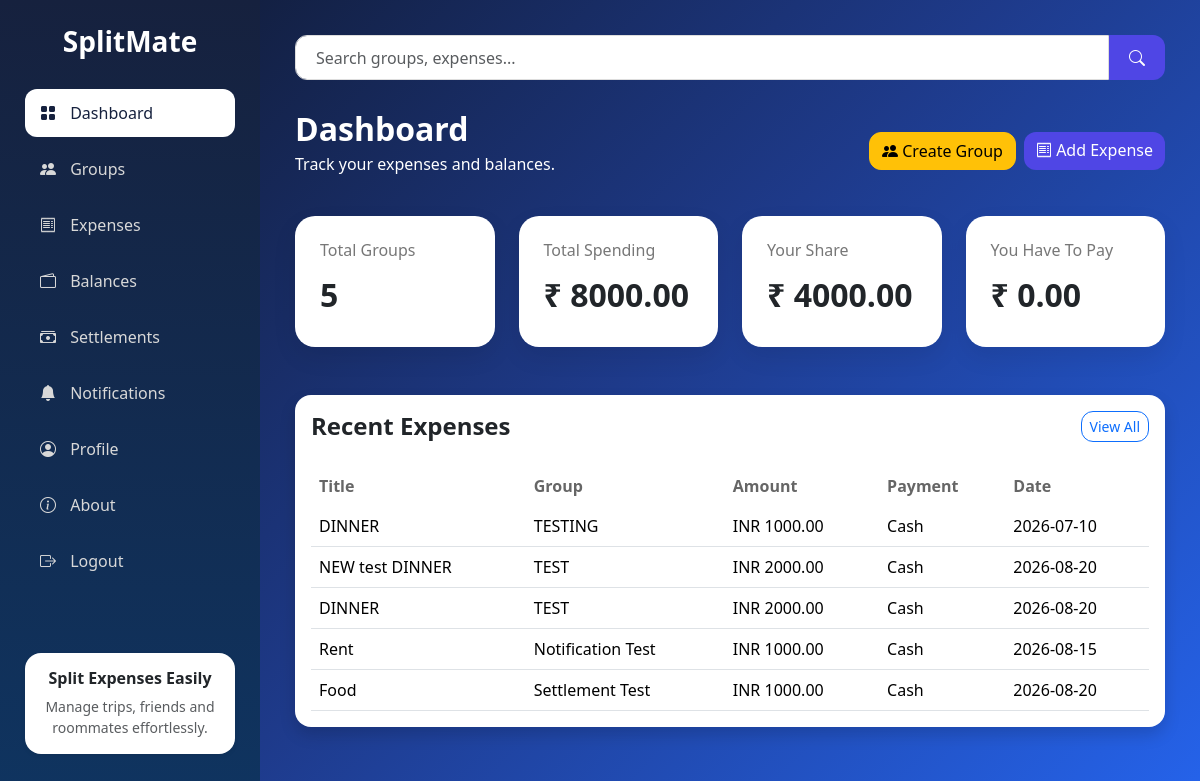
Page /dashboard (signed in) on the committed database.
### models.py (models this page shows, shortened)
class Expense(db.Model):
    __tablename__ = "expense"
    id = db.Column(db.Integer, primary_key=True)
    group_id = db.Column(db.Integer, db.ForeignKey("group.id"), nullable=False)
    title = db.Column(db.String(100), nullable=False)
    description = db.Column(db.Text)
    amount = db.Column(db.Float, nullable=False)
    category = db.Column(db.String(50), nullable=False)
    split_type = db.Column(db.String(20), nullable=False)
    currency = db.Column(db.String(10), default="INR")
    payment_method = db.Column(db.String(20), nullable=False)
    expense_date = db.Column(db.Date, nullable=False)
    created_by = db.Column(db.Integer, db.ForeignKey("user.id"), nullable=False)
    created_at = db.Column(db.DateTime, default=datetime.utcnow)
    participants = db.relationship("ExpenseParticipant",backref="expense",cascade="all, delete-orphan",lazy=True)

class Group(db.Model):
    __tablename__ = "group"
    id = db.Column(db.Integer, primary_key=True)
    name = db.Column(db.String(100), nullable=False)
    description = db.Column(db.Text)
    group_type = db.Column(db.String(50), nullable=False)
    trip_mode = db.Column(db.Boolean, default=False)
    trip_start_date = db.Column(db.Date)
    trip_end_date = db.Column(db.Date)
    created_by = db.Column(db.Integer, db.ForeignKey("user.id"), nullable=False)
    created_at = db.Column(db.DateTime, default=datetime.utcnow)
    members = db.relationship("GroupMember", backref="group", cascade="all, delete-orphan", lazy=True)
    expenses = db.relationship("Expense", backref="group", cascade="all, delete-orphan", lazy=True)
    settlements = db.relationship("Settlement", backref="group", cascade="all, delete-orphan", lazy=True)

### routes/dashboard.py (the view)
@dashboard.route("/dashboard")
def dashboard_home():
    if "user_id" not in session:
        return redirect(url_for("auth.login"))
    user_id = session["user_id"]
    total_groups = (GroupMember.query.filter_by(user_id=user_id).count())
    memberships = GroupMember.query.filter_by(user_id=user_id).all()
    group_ids = [
        member.group_id
        for member in memberships
    ]
    total_spending = 0
    if group_ids:
        expenses = Expense.query.filter(Expense.group_id.in_(group_ids)).all()
        for expense in expenses:
            total_spending += expense.amount
    your_share = 0
    participant_expenses = ExpenseParticipant.query.filter_by(user_id=user_id).all()
    for participant in participant_expenses:
        your_share += participant.share_amount or 0
    pending_settlement = 0
    settlements = Settlement.query.filter(
        Settlement.payer_id == user_id,
        Settlement.status.in_(["Pending", "Payment Sent"])).all()
    for settlement in settlements:
        pending_settlement += settlement.amount
    recent_expenses = []
    if group_ids:
        recent_expenses = (
            Expense.query
            .filter(
                Expense.group_id.in_(group_ids)
            )
            .order_by(
                Expense.created_at.desc()
            )
            .limit(5)
            .all()
        )
    return render_template("dashboard.html",
        total_groups=total_groups,
        total_spending=total_spending,
        your_share=your_share,
        pending_settlement=pending_settlement,
        recent_expenses=recent_expenses
    )

### templates/dashboard.html (shortened to what this page needs)
{% extends "dashboard_base.html" %}
{% block dashboard_active %}
active
{% endblock %}
{% block page_content %}
        <div class="d-flex justify-content-between align-items-center mb-4">
            <div>
                <h2 class="fw-bold mb-1">Dashboard</h2>
                <p >
                    Track your expenses and balances.
                </p>
            </div>
            <div class="d-flex gap-2">
                <a href="{{ url_for('groups.create_group') }}" class="btn btn-warning">
                    <i class="bi bi-people-fill"></i>
                    Create Group
                </a>
                <a href="{{url_for('expenses.add_expense')}}" class="btn btn-primary">
                    <i class="bi bi-receipt"></i>
                    Add Expense
                </a>
            </div>
        </div>
        <div class="row g-4">
            <div class="col-lg-3 col-md-6">
                <div class="card dashboard-card">
                    <div class="card-body">
                        <h6>Total Groups</h6>
                        <h2>{{ total_groups }}</h2>
                    </div>
                </div>
            </div>
            <div class="col-lg-3 col-md-6">
                <div class="card dashboard-card">
                    <div class="card-body">
                        <h6>Total Spending</h6>
                        <h2>₹ {{ "%.2f"|format(total_spending) }}</h2>
                    </div>
                </div>
            </div>
            <div class="col-lg-3 col-md-6">
                <div class="card dashboard-card">
                    <div class="card-body">
                        <h6>Your Share</h6>
                            <h2>₹ {{ "%.2f"|format(your_share) }}</h2>
                    </div>
                </div>
            </div>
            <div class="col-lg-3 col-md-6">
                <div class="card dashboard-card">
                    <div class="card-body">
                        <h6>You Have To Pay</h6>
                        <h2>₹ {{ "%.2f"|format(pending_settlement) }}</h2>
                    </div>
                </div>
            </div>
        </div>
        <div class="row mt-5">
            <div class="col-12">
                <div class="card border-0 shadow rounded-4">
                    <div class="card-body">
                        <div class="d-flex justify-content-between align-items-center mb-4">
                            <h4 class="fw-bold mb-0">
                                Recent Expenses
                            </h4>
                            <a href="{{url_for('expenses.expenses_home')}}" class="btn btn-outline-primary btn-sm">
                                View All
                            </a>
                        </div>
                        <div class="table-responsive">
                            <table class="table align-middle">
                                <thead>
                                    <tr>
                                        <th>Title</th>
                                        <th>Group</th>
                                        <th>Amount</th>
                                        <th>Payment</th>
                                        <th>Date</th>
                                    </tr>
                                </thead>
                                <tbody>
                                {% if recent_expenses %}
                                    {% for expense in recent_expenses %}
                                    <tr>
                                        <td>{{ expense.title }}</td>
                                        <td>{{ expense.group.name }}</td>
                                        <td>
                                            {{ expense.currency }}
                                            {{ "%.2f"|format(expense.amount) }}
                                        </td>
                                        <td>{{ expense.payment_method }}</td>
                                        <td>{{ expense.expense_date }}</td>
                                    </tr>
                                    {% endfor %}
                                {% else %}
                                    <tr>
                                        <td colspan="5" class="text-center text-muted py-4">
                                            No expenses found.
                                        </td>
                                    </tr>
                                {% endif %}
                                </tbody>
                            </table>
                        </div>
                    </div>
                </div>
            </div>
        </div>
{% endblock %}

### templates/dashboard_base.html (shortened to what this page needs)
{% extends "base.html" %}
{% block content %}
<div class="wrapper">
    <aside class="sidebar">
        <div class="logo">
            <h3>SplitMate</h3>
        </div>
        <ul class="nav flex-column mt-4">
            <li class="nav-item">
                <a class="nav-link {% block dashboard_active %}{% endblock %}"
                   href="{{ url_for('dashboard.dashboard_home') }}">
                    <i class="bi bi-grid-fill"></i>
                    Dashboard
                </a>
            </li>
            <li class="nav-item">
                <a class="nav-link {% block groups_active %}{% endblock %}"
                   href="{{ url_for('groups.groups_home') }}">
                    <i class="bi bi-people-fill"></i>
                    Groups
                </a>
            </li>
            <li class="nav-item">
                <a class="nav-link {% block expenses_active %}{% endblock %}"
                 href="{{url_for('expenses.expenses_home')}}">
                    <i class="bi bi-receipt"></i>
                    Expenses
                </a>
            </li>
            <li class="nav-item">
                <a class="nav-link {% block balances_active %}{% endblock %}"
                href="{{ url_for('balances.balance_home') }}">
                    <i class="bi bi-wallet2"></i>
                    Balances
                </a>
            </li>
            <li class="nav-item">
                <a class="nav-link {% block settlements_active %}{% endblock %}"
                href="{{ url_for('settlements.settlement_home') }}">
                    <i class="bi bi-cash-stack"></i>
                    Settlements
                </a>
            </li>
            <li class="nav-item">
                <a class="nav-link {% block notifications_active %}{% endblock %}"
                href="{{ url_for('notifications.notification_home') }}">
                    <i class="bi bi-bell-fill"></i>
                    Notifications
                </a>
            </li>
            <li class="nav-item">
                <a class="nav-link {% block profile_active %}{% endblock %}"
                href="{{ url_for('profile.profile_home') }}">
                    <i class="bi bi-person-circle"></i>
                    Profile
                </a>
            </li>
            <li class="nav-item">
                <a class="nav-link"href="{{ url_for('about.about_home') }}">
                    <i class="bi bi-info-circle"></i>
                About
                </a>
            </li>
            <li class="nav-item">
            <a class="nav-link {% block logout %}{% endblock %}"
            href="{{ url_for('auth.logout') }}" >
                <i class="bi bi-box-arrow-right"></i>
                Logout
            </a>
            </li>
        </ul>
        <div class="sidebar-footer">
            <div class="card border-0 shadow-sm rounded-4">
                <div class="card-body text-center">
                    <h6 class="fw-bold">
                        Split Expenses Easily
                    </h6>
                    <p class="small text-muted mb-0">
                        Manage trips, friends and roommates effortlessly.
                    </p>
                </div>
            </div>
        </div>
    </aside>
    <main class="main-content">
    <div class="topbar">
        <div class="search-box">
            <form method="GET" action="{{ url_for('search.search_home') }}" class="search-box">
                <input type="text" name="q" class="form-control" placeholder="Search groups, expenses...">
                <button class="btn btn-primary">
                <i class="bi bi-search"></i>
                </button>
            </form>
        </div>
    </div>
    {% block page_content %}
    {% endblock %}
</main>
</div>
{% endblock %}

### templates/base.html (shortened to what this page needs)
<!DOCTYPE html>
<html lang="en">
<head>
    <link href="https://cdn.jsdelivr.net/npm/bootstrap@5.3.7/dist/css/bootstrap.min.css" rel="stylesheet">
    <link href="https://cdn.jsdelivr.net/npm/bootstrap-icons@1.13.1/font/bootstrap-icons.css" rel="stylesheet">
    <link rel="stylesheet" href="{{ url_for('static', filename='css/style.css') }}">
</head>
<body>
    <div class="toast-container position-fixed top-0 end-0 p-3">
</div>
    {% block content %}
    {% endblock %}
</body>
</html>

### static/css/style.css (style rules this page uses)
* { margin:0; padding:0; box-sizing:border-box; font-family:"Segoe UI",sans-serif; }
body { min-height:100vh; background:linear-gradient(135deg,#0f172a,#1e3a8a,#2563eb); }
.topbar { width:100%; display:flex; justify-content:space-between; align-items:center; margin-bottom:30px; }
.search-box { display:flex; width:100%; }
.search-box .form-control { height:45px; border-radius:12px 0 0 12px; border:1px solid #ddd; padding-left:20px; }
.search-box .btn { height:45px; border-radius:0 12px 12px 0; padding:0 20px; }
.wrapper { display:flex; min-height:100vh; }
.sidebar { width:260px; background:linear-gradient(180deg,#16213e,#0f3460); color:#fff; padding:25px; position:fixed; top:0; left:0; bottom:0; }
.logo h3 { font-weight:700; text-align:center; margin-bottom:30px; }
.sidebar .nav-link { color:#d8d8d8; padding:12px 15px; border-radius:12px; margin-bottom:8px; transition:.3s; font-weight:500; }
.sidebar .nav-link i { margin-right:10px; }
.sidebar .nav-link:hover, .sidebar .nav-link.active { background:#ffffff; color:#16213e; }
.sidebar-footer { margin-top:60px; }
.sidebar-footer .card { border-radius:18px; }
.main-content { margin-left:260px; width:100%; padding:35px; color:white; }
.dashboard-card { border:none; border-radius:20px; transition:.3s; box-shadow:0 10px 25px rgba(0,0,0,.08); }
.dashboard-card .card-body { padding:25px; }
.dashboard-card h6 { color:#777; margin-bottom:15px; }
.dashboard-card h2 { font-weight:700; }
.btn { border-radius:12px; font-weight:500; }
.btn-primary { background:#4f46e5; border:none; }
.table { margin-bottom:0; }
.table thead th { border:none; color:#666; font-weight:600; }
.table tbody td { vertical-align:middle; }
.toast-container { position:fixed; top:20px; left:50%; transform:translateX(-50%); z-index:2000; }
.form-control { height:48px; border:2px solid #93c5fd; border-radius:12px; transition: all 0.3s ease; }

### rows in the picture
Expense: title "DINNER", group.name "TESTING", currency "INR", amount "1000.00", payment_method "Cash", expense_date "2026-07-10"
Expense: title "NEW test DINNER", group.name "TEST", currency "INR", amount "2000.00", payment_method "Cash", expense_date "2026-08-20"
Expense: title "DINNER", group.name "TEST", currency "INR", amount "2000.00", payment_method "Cash", expense_date "2026-08-20"
Expense: title "Rent", group.name "Notification Test", currency "INR", amount "1000.00", payment_method "Cash", expense_date "2026-08-15"
Expense: title "Food", group.name "Settlement Test", currency "INR", amount "1000.00", payment_method "Cash", expense_date "2026-08-20"

### other values in the picture
{{ total_groups }} "5"
{{ "%.2f"|format(total_spending) }} "8000.00"
{{ "%.2f"|format(your_share) }} "4000.00"
{{ "%.2f"|format(pending_settlement) }} "0.00"
